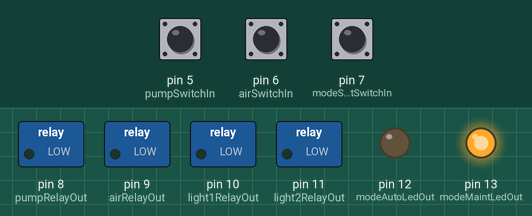
The sketch below on a simulated Arduino Uno, built with avr-gcc and run on an emulated ATmega328P. Parts: switched loads named in the sketch (green lamp = pin HIGH), output pins drawn as LEDs (lit = HIGH). The inputs (shaded band) are chosen by the test bench; at power-on: pin 7 (modeSelectSwitchIn) LOW, pin 5 (pumpSwitchIn) LOW, pin 6 (airSwitchIn) LOW.

Above: at 1.2 s.
1.3 s: pin 7 (modeSelectSwitchIn) pulled HIGH for 1 s
At 1.7 s:
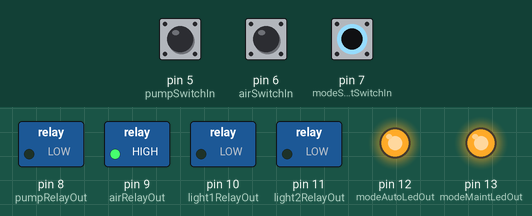
3.8 s: pin 5 (pumpSwitchIn) pulled HIGH for 0.15 s
At 3.87 s:
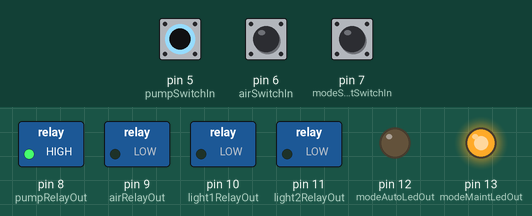
5.4 s: pin 5 (pumpSwitchIn) pulled HIGH for 3.2 s
At 9.7 s:
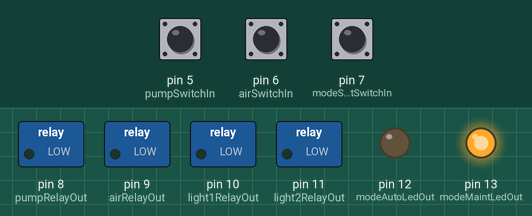
10.1 s: pin 6 (airSwitchIn) pulled HIGH for 3.2 s
At 10.8 s:
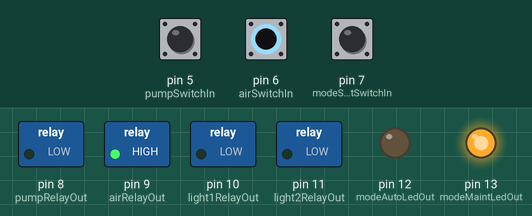
14.8 s: pin 5 (pumpSwitchIn) driven HIGH and pin 6 (airSwitchIn) driven HIGH
At 15.6 s:
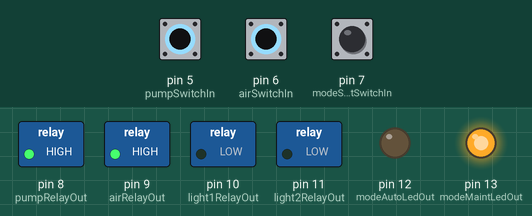
16.3 s: pin 7 (modeSelectSwitchIn) pulled HIGH for 0.15 s
At 16.8 s:
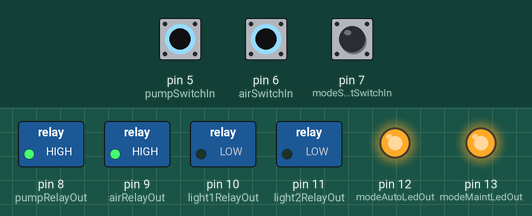
Timing chart, 0 to 18.9 s (numbered marks = the images above; inputs shaded):
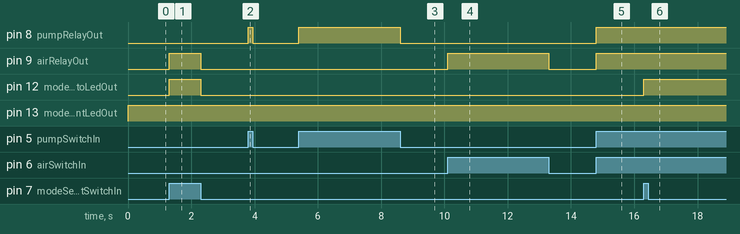

The sketch:

HydroController.ino
```cpp
/*
HydroController v0.1
Jacob Quick Jul-7-2017

This sketch contains control functions for the hydroponic system,
including manipulation of a 4 port relay shield controlling a
water pump, air pump, and two banks of grow lights. Also, various
sensor inputs will be included to control automatic functionality.
There will be two functional modes: automatic and maintenance.
Automatic mode will initiate functions based on sensor input
and maintenance mode will be operated through a set of switches.
LED indicator lights will also be used in conjunction with
the switches and automatic functions.
*/

//Pin Assignments - DIGITAL PINS UNLESS DENOTED ANALOG IN THE NAME.

const int pumpSwitchIn = 5;
const int airSwitchIn = 6;
const int modeSelectSwitchIn = 7;
const int pumpRelayOut = 8;
const int airRelayOut = 9;
const int light1RelayOut = 10;
const int light2RelayOut = 11;
const int modeAutoLedOut = 12;
const int modeMaintLedOut = 13;
const int waterSensorAnalogIn = 3; //Analog 3
//const int envSensorIO = 4; // Optional if using DHT
const int waterTempSensorAnalogIn= 4; //Analog 4
const int indicatorLedOut = 3;

//variables
double waterSensorThreshold = 0.0;
unsigned long lastPumpCycle;
unsigned long lastLightCycle;
boolean pumpState = true;
boolean lightState = true;

//Pin modes, w/ exception of envSensorIO, will not change.

void setup() {
  pinMode(pumpSwitchIn, INPUT);
  pinMode(airSwitchIn, INPUT);
  pinMode(modeSelectSwitchIn, INPUT);
  pinMode(pumpRelayOut, OUTPUT);
  pinMode(airRelayOut, OUTPUT);
  pinMode(light1RelayOut, OUTPUT);
  pinMode(light2RelayOut, OUTPUT);
  pinMode(modeAutoLedOut, OUTPUT);
  pinMode(modeMaintLedOut, OUTPUT);
  pinMode(waterSensorAnalogIn, INPUT);
  //pinMode(envSensorIO, OUTPUT); //will swap during I2C exchange w/ DHT sensor
  pinMode(waterTempSensorAnalogIn, INPUT);


}

void loop(){
  //Checking for mode
  if(digitalRead(modeSelectSwitchIn) == HIGH){
    //Auto mode active

    //Verify maintenance mode switches are switched off for auto mode
    checkMaintSwitches(modeAutoLedOut, pumpSwitchIn, airSwitchIn);
    digitalWrite(modeAutoLedOut, HIGH);
    digitalWrite(airRelayOut, HIGH);
    digitalWrite(pumpRelayOut, HIGH);
    lastPumpCycle = millis();
    while(true){
    if(waterSensorAnalogIn > waterSensorThreshold){
      digitalWrite(pumpRelayOut, LOW);
    }
    if ((millis() - lastPumpCycle) > 900000.0){
      digitalWrite(pumpRelayOut, HIGH);
      lastPumpCycle = millis()+900000.0;
    }
    if ((millis() - lastLightCycle) > 43200000.0){
      lastLightCycle = cycleLight(light1RelayOut, light2RelayOut, lightState);
      if(lightState){
        lightState = false;
      }
      else{
        lightState =true;
      }
    }
    if(digitalRead(modeSelectSwitchIn) == LOW){
      digitalWrite(modeAutoLedOut, LOW);
      break;
    }
    }
  }
  else{
    //MaintMode
    checkMaintSwitches(modeMaintLedOut, pumpSwitchIn, airSwitchIn);
    digitalWrite(modeMaintLedOut, HIGH);
    while(true){
      if(digitalRead(pumpSwitchIn) == HIGH){
        digitalWrite(pumpRelayOut, HIGH);
      }
      else{
        digitalWrite(pumpRelayOut, LOW);
      }
      if(digitalRead(airSwitchIn) == HIGH){
        digitalWrite(airRelayOut,  HIGH);
      }
      else{
        digitalWrite(airRelayOut, LOW);
      }
      if(digitalRead(modeSelectSwitchIn) == HIGH){
        break;
        digitalWrite(modeMaintLedOut, LOW);
      }
    }

  }
}

void checkMaintSwitches(int indicator, int s1, int s2){
  while((digitalRead(s1) == HIGH) || (digitalRead(s2) == HIGH)){
    digitalWrite(indicator, HIGH);
    delay(250);
    digitalWrite(indicator, LOW);
  }
}
unsigned long cycleLight(int r1, int r2, boolean state){
  if(state){
    digitalWrite(r1, HIGH);
    digitalWrite(r2, HIGH);
  }
  else{
    digitalWrite(r1, LOW);
    digitalWrite(r2, LOW);
  }
  return millis();
}
```

Measured:
- after the input at 1.3 s, pin 9 (airRelayOut), pin 12 (modeAutoLedOut): LOW → HIGH at once, → LOW 1.0 s later
- after the input at 3.8 s, pin 8 (pumpRelayOut): LOW → HIGH at once, → LOW 0.15 s later
- after the input at 5.4 s, pin 8 (pumpRelayOut): LOW → HIGH at once, → LOW 3.2 s later
- after the input at 10.1 s, pin 9 (airRelayOut): LOW → HIGH at once, → LOW 3.2 s later
- after the input at 14.8 s, pin 8 (pumpRelayOut), pin 9 (airRelayOut): LOW → HIGH at once
- after the input at 16.3 s, pin 12 (modeAutoLedOut): LOW → HIGH at once
